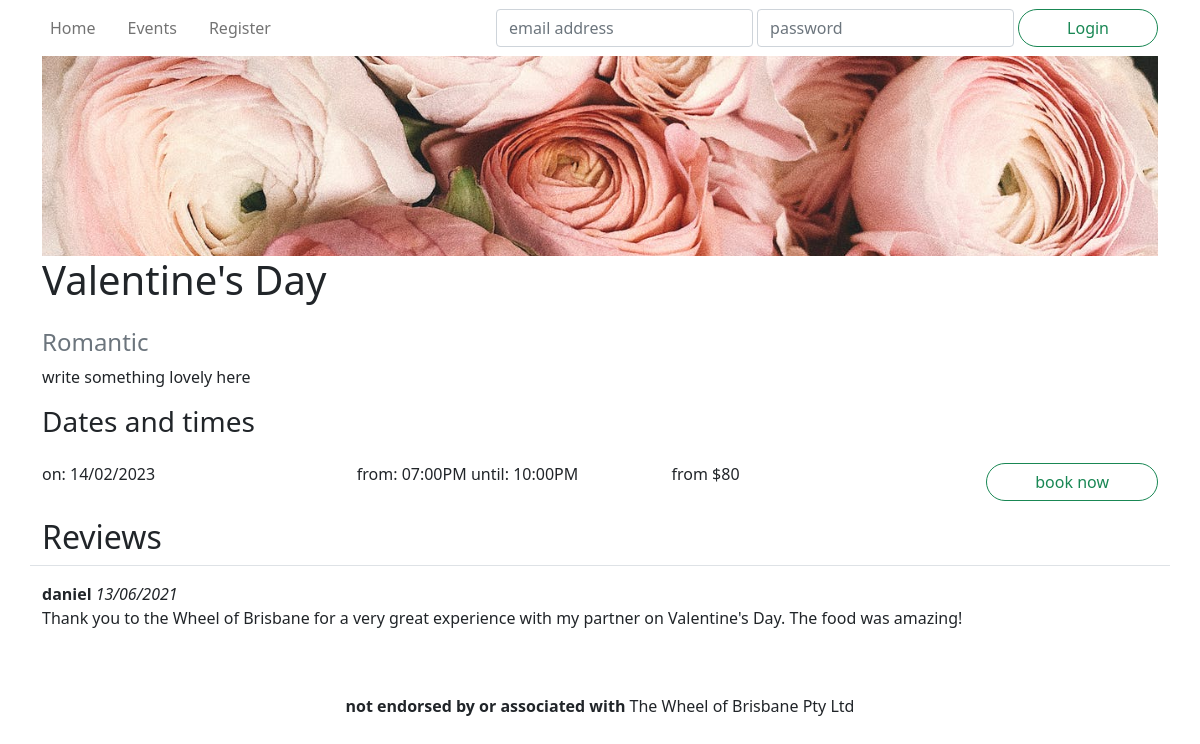
/events/15, run on the app's committed database.
### wheel/models.py (models this page shows, shortened)
class Event(db.Model):
    __tablename__ = 'events'
    id = db.Column(db.Integer, primary_key=True)
    name = db.Column(db.String(255), nullable=False)
    description = db.Column(db.Text)
    category = db.Column(db.String(40))
    status = db.Column(db.Enum('upcoming', 'inactive', 'cancelled', 'booked out'), nullable=False)
    image = db.Column(db.String(255))
    reviews = db.relationship('Review', backref='event')
    tickets = db.relationship('Ticket', backref='event')
    @staticmethod
    def get(id: int):
        return Event.query.get(id)
    def getFutureTickets(self):
        return list( filter( lambda ticket: ticket.datetime > datetime.now(), self.tickets ) )
    def getTicketsRange(self):
        tickets = self.getFutureTickets()
        numberOfTickets = len(tickets)
        if numberOfTickets == 0:
            return [numberOfTickets, None, None]
        min_ticket = reduce( lambda x, y: min(x, y, key=lambda ticket: ticket.datetime), tickets )
        max_ticket = reduce( lambda x, y: max(x, y, key=lambda ticket: ticket.datetime), tickets )
        return [numberOfTickets, min_ticket, max_ticket]
    def printTicketsDateRange(self):
        numberOftickets, min_ticket, max_ticket = self.getTicketsRange()
        if numberOftickets == 0:
            return ""
        min = min_ticket.datetime.strftime("%d/%m/%Y")
        max = max_ticket.datetime.strftime("%d/%m/%Y")
        if min == max:
            return f"on: {min}"
        return f"from: {min} until: {max}"
    def printTicketsTimeRange(self):
        numberOftickets, min_ticket, max_ticket = self.getTicketsRange()
        if numberOftickets == 0:
            return ""
        min = min_ticket.datetime.strftime("%I:%M%p")
        max = max_ticket.datetime.strftime("%I:%M%p")
        if numberOftickets == 1:
            return f"at: {min}"
        if numberOftickets == 2:
            return f"at: {min} and: {max}"
        return f"from: {min} until: {max}"
    def getTicketsPriceFrom(self):
        tickets = self.getFutureTickets()
        if len(tickets) == 0:
            return ""
        ticket = reduce( lambda x, y: min(x, y, key=lambda ticket: ticket.price), tickets )
        return f"from ${ticket.price}"
    def getStatusColour(self):
        return {
            'upcoming': 'success',
            'inactive': 'secondary',
            'booked out': 'secondary',
            'cancelled': 'danger'
        }[self.status]
    def getBookButtonText(self):
        return {
            'upcoming': 'book now',
            'inactive': 'no tickets available',
            'booked out': 'booked out',
            'cancelled': 'cancelled'
        }[self.status]

class Ticket(db.Model):
    __tablename__ = 'tickets'
    id = db.Column(db.Integer, primary_key=True)
    datetime = db.Column(db.DateTime, nullable=False)
    price = db.Column(db.Integer, nullable=False)
    remaining = db.Column(db.Integer, nullable=False)
    event_id = db.Column(db.Integer, db.ForeignKey('events.id'))
    @staticmethod
    def getAllTimesFromTickets(tickets):
        ticketssortedbytime = sorted(tickets, key=lambda ticket: ticket.datetime.strftime("%I:%M %p"))
        ticketsgroupedbytime = groupby(ticketssortedbytime, key=lambda ticket: ticket.datetime.strftime("%I:%M %p"))
        return [time for time, tickets in ticketsgroupedbytime]
    @staticmethod
    def groupTicketsByDate(tickets):
        ticketssortedbydate = sorted(tickets, key=lambda ticket: ticket.datetime)
        ticketsgroupedbydate = groupby(ticketssortedbydate, key=lambda ticket: ticket.datetime.strftime("%d/%m/%Y"))
        return [[date, [time for time in times]] for date, times in ticketsgroupedbydate]

class Review(db.Model):
    __tablename__ = 'reviews'
    id = db.Column(db.Integer, primary_key=True)
    text = db.Column(db.String(400))
    time = db.Column(db.DateTime, default=datetime.now())
    author_id = db.Column(db.Integer, db.ForeignKey('users.id'))
    event_id = db.Column(db.Integer, db.ForeignKey('events.id'))

class User(db.Model, UserMixin):
    __tablename__ = 'users'
    id = db.Column(db.Integer, primary_key=True)
    name = db.Column(db.String(100), nullable=False)
    email = db.Column(db.String(100), index=True, unique=True, nullable=False)
    password_hash = db.Column(db.String(255), nullable=False)
    type = db.Column(db.Enum('customer','administrator'), nullable=False, default='customer')
    reviews = db.relationship('Review', backref='author')
    bookings = db.relationship('Booking', backref='customer')

### wheel/controllers/events.py (the view)
@events.route('/<int:id>')
def get(id):
    event = Event.get(id)
    if event is None:
        return render_template('eventnotfound.html')
    tickets = event.getFutureTickets()
    if len(tickets) == 0:
        if event.status != 'cancelled':
            event.updateStatus("inactive")
    times = Ticket.getAllTimesFromTickets(tickets)
    dates = Ticket.groupTicketsByDate(tickets)
    bookform = BookEventForm()
    reviewform = PostReviewForm()
    bookform.ticket.choices = list(map( lambda ticket: (ticket.id, f'${ticket.price}'), tickets ))
    return render_template('event.html', event=event, bookform=bookform, times=times, dates=dates, reviewform=reviewform)

### wheel/forms.py
class BookEventForm(FlaskForm):
    ticket = RadioField('Tickets', coerce=int, validators=[InputRequired()])
    qty = IntegerField('Number of Gondolas', default=1, validators=[InputRequired()])
    price = IntegerField('Total Price', default=0, validators=[InputRequired()])
    submit = SubmitField("Book now")

class PostReviewForm(FlaskForm):
    text = TextAreaField('Review', [InputRequired()])
    submit = SubmitField("Post review")

### wheel/templates/event.html (shortened to what this page needs)
{% extends 'base.html' %}
{% import "bootstrap/wtf.html" as wtf %}
{% block hero %}
<div id="minihero" style="background-image: url('{{ event.image }}');"></div>
{% endblock %}
{% block title %}{{ event.name }}{% endblock %}
{% block content %}
<section>
    <h4><a href="{{ url_for('events.getAll') + '?category=' + event.category }}" class="text-decoration-none text-muted">{{ event.category }}</a></h4>
</section>
<section class="mb-3">
    {{ event.description }}
</section>
<section>
    <header class="row mb-3">
        <h3 class="col">Dates and times</h3>
    </header>
    <div class="row mb-3">
        <div class="col-sm">
            <p class="mb-1">
                {{ event.printTicketsDateRange() }}
            </p>
        </div>
        <div class="col-sm">
            <p class="mb-1">
                {{ event.printTicketsTimeRange() }}
            </p>
        </div>
        <div class="col-sm">
            <p>{{ event.getTicketsPriceFrom() }}</p>
        </div>
        <div class="col-sm-auto my-auto">
            {% if current_user.is_authenticated %}
                <button type="button" class="btn btn-outline-{{ event.getStatusColour() }} rounded-pill px-5"
                        data-bs-toggle="modal" data-bs-target="#book" {{ "disabled" if event.status != 'upcoming' }}>{{ event.getBookButtonText() }}</button>
            {% else %}
                <button type="button" class="btn btn-outline-{{ event.getStatusColour() }} rounded-pill px-5"
                        data-bs-toggle="tooltip" data-bs-placement="top"
                        title="You must be logged in to book tickets"
                        {{ "disabled" if event.status != 'upcoming' }}>{{ event.getBookButtonText() }}</button>
            {% endif %}
        </div>
    </div>
</section>
<section>
    <header><h2>Reviews</h3></header>
    <div id="reviews">
        {% for review in event.reviews %}
            <div class="row border-top pt-3">
                <article>
                    <strong>{{ review.author.name }}</strong>
                    <i>{{ review.time.strftime("%d/%m/%Y") }}</i>
                    <p>{{ review.text }}</p>
                </article>
            </div>
        {% endfor %}
    </div>
</section>
{% endblock %}

### data on the page
Event: image (picture), name "Valentine's Day", category "Romantic", description "write something lovely here", getBookButtonText "book now"
Ticket: printTicketsDateRange "on: 14/02/2023", printTicketsTimeRange "from: 07:00PM until: 10:00PM", getTicketsPriceFrom "from $80"
Review: author.name "daniel", time "13/06/2021", text "Thank you to the Wheel of Brisbane for a very great experience with my partner on Valentine's Day. The food was amazing!"
